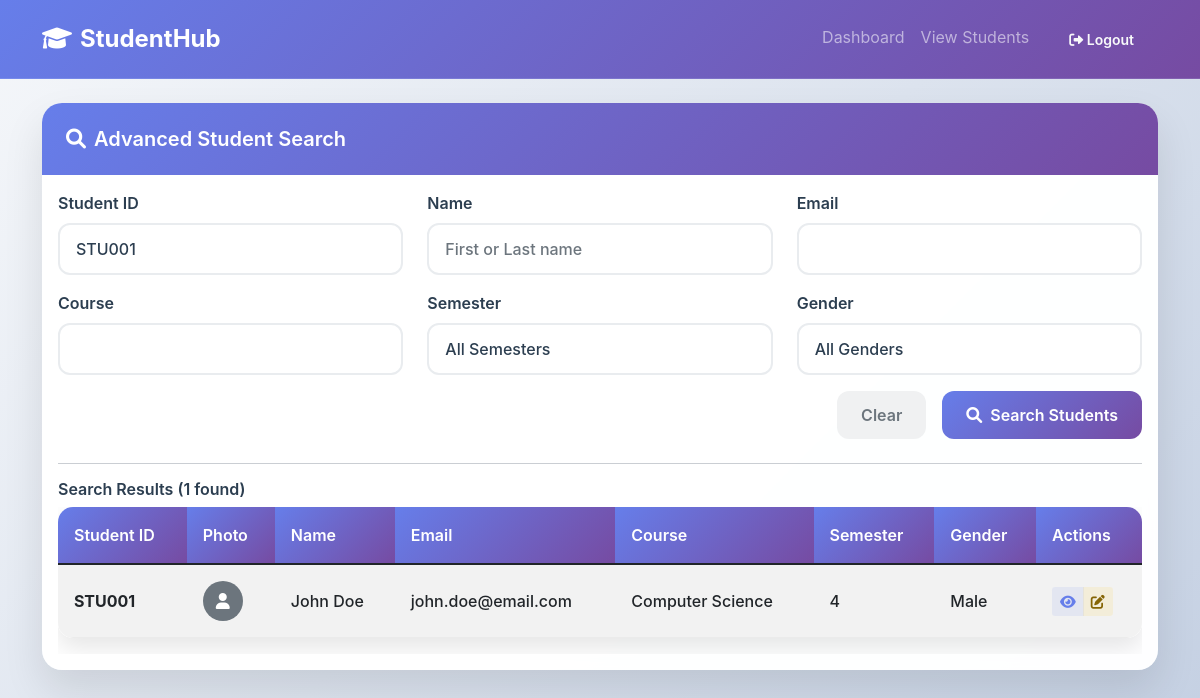
Screenshot of /search_student.php?student_id=STU001 (signed in) with the database file from the repository.
### tables this page shows
CREATE TABLE IF NOT EXISTS students (
    id INT AUTO_INCREMENT PRIMARY KEY,
    student_id VARCHAR(20) UNIQUE NOT NULL,
    first_name VARCHAR(50) NOT NULL,
    last_name VARCHAR(50) NOT NULL,
    email VARCHAR(100) UNIQUE NOT NULL,
    phone VARCHAR(15),
    date_of_birth DATE,
    gender ENUM('Male', 'Female', 'Other'),
    address TEXT,
    course VARCHAR(100),
    semester INT,
    profile_picture VARCHAR(255),
    created_at TIMESTAMP DEFAULT CURRENT_TIMESTAMP,
    updated_at TIMESTAMP DEFAULT CURRENT_TIMESTAMP ON UPDATE CURRENT_TIMESTAMP
);

### config.php (called while the page is built, shortened)
<?php
function getUserTheme() {
    return isset($_COOKIE['user_theme']) ? $_COOKIE['user_theme'] : 'light';
}
?>

### search_student.php (the view, shortened to what this page needs)
<?php
require_once 'config.php';
?>
<!DOCTYPE html>
<html lang="en">
<head>
    <link href="https://cdn.jsdelivr.net/npm/bootstrap@5.1.3/dist/css/bootstrap.min.css" rel="stylesheet">
    <link href="https://cdnjs.cloudflare.com/ajax/libs/font-awesome/6.0.0/css/all.min.css" rel="stylesheet">
</head>
<body class="<?php echo (getUserTheme() == 'dark') ? 'dark-theme' : ''; ?>">
<nav class="navbar navbar-expand-lg navbar-dark">
    <div class="container">
        <a class="navbar-brand fw-bold" href="dashboard.php">
            <i class="fas fa-graduation-cap me-2"></i>StudentHub
        </a>
        <div class="navbar-nav ms-auto">
            <a class="nav-link" href="dashboard.php">Dashboard</a>
            <a class="nav-link" href="view_students.php">View Students</a>
            <a class="btn btn-outline-light btn-sm ms-2" href="logout.php">
                <i class="fas fa-sign-out-alt"></i> Logout
            </a>
        </div>
    </div>
</nav>
<div class="container mt-4">
    <div class="card">
        <div class="card-header">
            <h5 class="mb-0"><i class="fas fa-search me-2"></i>Advanced Student Search</h5>
        </div>
        <div class="card-body">
            <form method="GET" class="mb-4">
                <div class="row">
                    <div class="col-md-4 mb-3">
                        <label for="student_id" class="form-label">Student ID</label>
                        <input type="text" class="form-control" id="student_id" name="student_id"
                               value="<?php echo isset($_GET['student_id']) ? htmlspecialchars($_GET['student_id']) : ''; ?>">
                    </div>
                    <div class="col-md-4 mb-3">
                        <label for="name" class="form-label">Name</label>
                        <input type="text" class="form-control" id="name" name="name"
                               value="<?php echo isset($_GET['name']) ? htmlspecialchars($_GET['name']) : ''; ?>"
                               placeholder="First or Last name">
                    </div>
                    <div class="col-md-4 mb-3">
                        <label for="email" class="form-label">Email</label>
                        <input type="email" class="form-control" id="email" name="email"
                               value="<?php echo isset($_GET['email']) ? htmlspecialchars($_GET['email']) : ''; ?>">
                    </div>
                </div>
                <div class="row">
                    <div class="col-md-4 mb-3">
                        <label for="course" class="form-label">Course</label>
                        <input type="text" class="form-control" id="course" name="course"
                               value="<?php echo isset($_GET['course']) ? htmlspecialchars($_GET['course']) : ''; ?>">
                    </div>
                    <div class="col-md-4 mb-3">
                        <label for="semester" class="form-label">Semester</label>
                        <select class="form-select" id="semester" name="semester">
                            <option value="">All Semesters</option>
                        </select>
                    </div>
                    <div class="col-md-4 mb-3">
                        <label for="gender" class="form-label">Gender</label>
                        <select class="form-select" id="gender" name="gender">
                            <option value="">All Genders</option>
                        </select>
                    </div>
                </div>
                <div class="d-grid gap-2 d-md-flex justify-content-md-end">
                    <a href="search_student.php" class="btn btn-outline-secondary me-md-2">Clear</a>
                    <button type="submit" class="btn btn-primary">
                        <i class="fas fa-search me-2"></i>Search Students
                    </button>
                </div>
            </form>
            <?php
            if ($_SERVER['REQUEST_METHOD'] == 'GET' && !empty(array_filter($_GET))) {
                try {
                    $pdo = getDBConnection();
                    $sql = "SELECT * FROM students WHERE 1=1";
                    $params = [];
                    if (!empty($_GET['student_id'])) {
                        $sql .= " AND student_id LIKE ?";
                        $params[] = "%" . sanitizeInput($_GET['student_id']) . "%";
                    }
                    $sql .= " ORDER BY first_name, last_name";
                    $stmt = $pdo->prepare($sql);
                    $stmt->execute($params);
                    $results = $stmt->fetchAll(PDO::FETCH_ASSOC);
                    echo '<hr>';
                    echo '<h6>Search Results (' . count($results) . ' found)</h6>';
                    if (empty($results)) {
                        echo '<div class="alert alert-info">No students found matching your search criteria.</div>';
                    } else {
                        echo '<div class="table-responsive">';
                        echo '<table class="table table-striped">';
                        echo '<thead class="table-dark">';
                        echo '<tr>';
                        echo '<th>Student ID</th>';
                        echo '<th>Photo</th>';
                        echo '<th>Name</th>';
                        echo '<th>Email</th>';
                        echo '<th>Course</th>';
                        echo '<th>Semester</th>';
                        echo '<th>Gender</th>';
                        echo '<th>Actions</th>';
                        echo '</tr>';
                        echo '</thead>';
                        echo '<tbody>';
                        foreach ($results as $student) {
                            echo '<tr>';
                            echo '<td><strong>' . htmlspecialchars($student['student_id']) . '</strong></td>';
                            echo '<td>';
                            if ($student['profile_picture']) {
                                echo '<img src="uploads/' . htmlspecialchars($student['profile_picture']) . '"
                                          alt="Profile" class="rounded-circle" style="width: 40px; height: 40px; object-fit: cover;">';
                            } else {
                                echo '<div class="bg-secondary rounded-circle d-flex align-items-center justify-content-center"
                                          style="width: 40px; height: 40px;">
                                          <i class="fas fa-user text-white"></i>
                                      </div>';
                            }
                            echo '</td>';
                            echo '<td>' . htmlspecialchars($student['first_name'] . ' ' . $student['last_name']) . '</td>';
                            echo '<td>' . htmlspecialchars($student['email']) . '</td>';
                            echo '<td>' . htmlspecialchars($student['course'] ?: '-') . '</td>';
                            echo '<td>' . htmlspecialchars($student['semester'] ?: '-') . '</td>';
                            echo '<td>' . htmlspecialchars($student['gender'] ?: '-') . '</td>';
                            echo '<td>';
                            echo '<div class="btn-group btn-group-sm">';
                            echo '<a href="view_student.php?id=' . $student['id'] . '" class="btn btn-outline-primary" title="View Details">';
                            echo '<i class="fas fa-eye"></i>';
                            echo '</a>';
                            echo '<a href="edit_student.php?id=' . $student['id'] . '" class="btn btn-outline-warning" title="Edit">';
                            echo '<i class="fas fa-edit"></i>';
                            echo '</a>';
                            echo '</div>';
                            echo '</td>';
                            echo '</tr>';
                        }
                        echo '</tbody>';
                        echo '</table>';
                        echo '</div>';
                    }
                } catch (Exception $e) {
                    echo '<div class="alert alert-danger">Error performing search: ' . htmlspecialchars($e->getMessage()) . '</div>';
                }
            }
            ?>
        </div>
    </div>
</div>
</body>
</html>

### search_student.php (style rules this page uses)
:root { --primary-gradient: linear-gradient(135deg, #667eea 0%, #764ba2 100%); --secondary-gradient: linear-gradient(135deg, #f093fb 0%, #f5576c 100%); --success-gradient: linear-gradient(135deg, #4facfe 0%, #00f2fe 100%); --dark-bg: #0f0f0f; --dark-surface: #1e1e1e; --dark-border: #333; --text-primary: #2c3e50; --text-secondary: #6c757d; }
* { font-family: -apple-system, BlinkMacSystemFont, 'Segoe UI', Roboto, Oxygen, Ubuntu, Cantarell, sans-serif; }
body { background: linear-gradient(135deg, #f5f7fa 0%, #c3cfe2 100%); min-height: 100vh; transition: all 0.3s ease; }
.navbar { background: var(--primary-gradient) !important; backdrop-filter: blur(10px); border-bottom: 1px solid rgba(255,255,255,0.1); padding: 1rem 0; }
.navbar-brand { font-weight: 700; font-size: 1.5rem; color: #fff !important; }
.card { border: none; border-radius: 20px; box-shadow: 0 20px 40px rgba(0,0,0,0.1); backdrop-filter: blur(10px); background: rgba(255,255,255,0.98); transition: all 0.3s ease; margin-bottom: 2rem; color: #2c3e50; }
.card-body { color: #2c3e50; }
.card-header { background: var(--primary-gradient); color: white; border-radius: 20px 20px 0 0 !important; padding: 1.5rem; border: none; }
.card-header h5 { margin: 0; font-weight: 600; }
.form-control, .form-select { border-radius: 12px; border: 2px solid #e9ecef; padding: 0.75rem 1rem; transition: all 0.3s ease; background: rgba(255,255,255,0.95); backdrop-filter: blur(10px); color: #2c3e50; font-weight: 500; }
.form-label { color: #2c3e50; font-weight: 600; margin-bottom: 0.5rem; }
.btn { border-radius: 12px; font-weight: 600; padding: 0.75rem 1.5rem; transition: all 0.3s ease; border: none; }
.btn-primary { background: var(--primary-gradient); color: white; }
.table { border-radius: 15px; overflow: hidden; background: rgba(255,255,255,0.98); backdrop-filter: blur(10px); box-shadow: 0 10px 25px rgba(0,0,0,0.1); }
.table thead th { background: var(--primary-gradient); color: white; border: none; font-weight: 600; padding: 1rem; }
.table tbody td { padding: 1rem; border-color: rgba(0,0,0,0.08); vertical-align: middle; color: #2c3e50; font-weight: 500; }
.table tbody tr { background: rgba(255,255,255,0.95); }
h6 { color: #2c3e50; font-weight: 600; }
.btn-outline-primary { border-color: #667eea; color: #667eea; background: rgba(102, 126, 234, 0.1); }
.btn-outline-warning { border-color: #ffc107; color: #856404; background: rgba(255, 193, 7, 0.1); }
.btn-outline-secondary { border-color: #6c757d; color: #6c757d; background: rgba(108, 117, 125, 0.1); }
.card { animation: slideInUp 0.6s ease forwards; }

### rows the page displays
students: student "STU001", first_name+last_name "John Doe", email "john.doe@email.com", course "Computer Science", semester "4", gender "Male"

### other values shown
count($results) "1"
